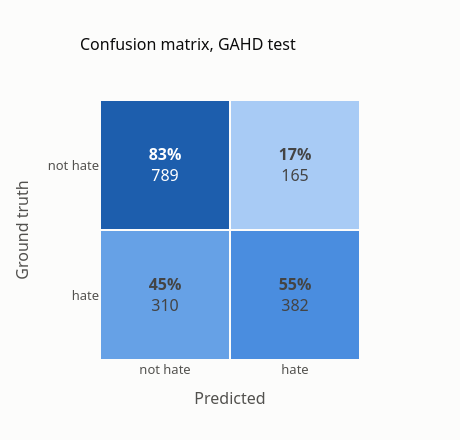

Write notebook code for a chart like this one.
### Markdown cell above
### Confusion matrix

Rows are normalised by ground truth, so the diagonal reads as per-class recall.

### Code cell
viz.plot_confusion_matrix(test_results)

### Figure 1 — Plotly figure (JSON) as saved in the notebook; plotly's stock layout.template omitted (floating-point values rounded to 4 significant figures)
{"data": [{"coloraxis": "coloraxis", "hovertemplate": "Ground truth %{y}, predicted %{x}<br><b>%{z:.1%}</b> (%{text} examples)<extra></extra>", "name": "0", "text": [[789, 165], [310, 382]], "textfont": {"size": 16}, "texttemplate": "<b>%{z:.0%}</b><br>%{text}", "type": "heatmap", "x": ["not hate", "hate"], "xaxis": "x", "xgap": 2, "y": ["not hate", "hate"], "yaxis": "y", "ygap": 2, "z": [[0.827, 0.173], [0.448, 0.552]]}], "layout": {"coloraxis": {"autocolorscale": false, "cmax": 1, "cmin": 0, "colorbar": {"title": {"text": "Share"}}, "colorscale": [[0.0, "#cde2fb"], [0.3333, "#86b6ef"], [0.6667, "#2a78d6"], [1.0, "#104281"]], "showscale": false}, "height": 440, "title": {"text": "Confusion matrix, GAHD test"}, "width": 460, "xaxis": {"anchor": "y", "constrain": "domain", "domain": [0.0, 1.0], "scaleanchor": "y", "showline": false, "title": {"text": "Predicted"}}, "yaxis": {"anchor": "x", "autorange": "reversed", "constrain": "domain", "domain": [0.0, 1.0], "showgrid": false, "title": {"text": "Ground truth"}}}}
